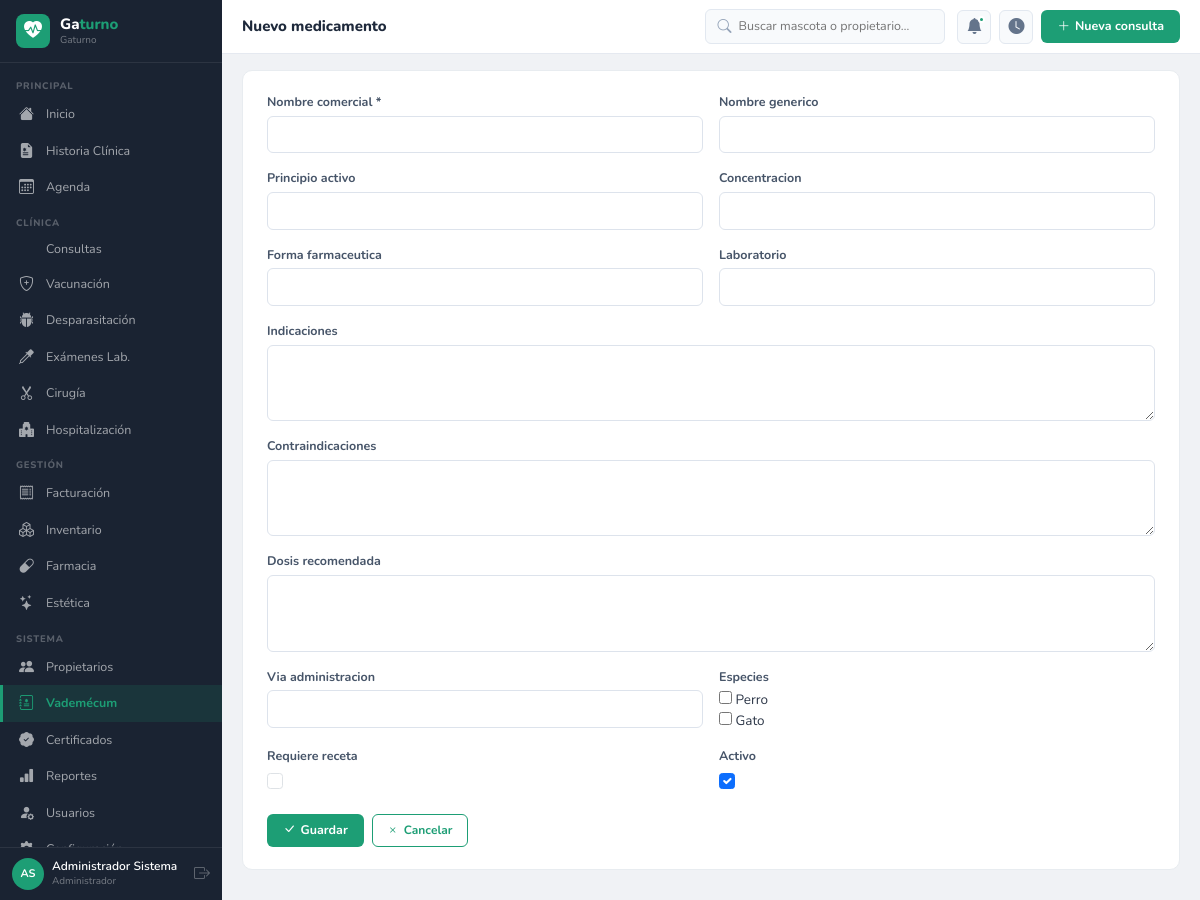
The page /vademecum/nuevo/ (signed in) on the database its author committed.
### apps/accounts/models.py (models this page shows, shortened)
class Usuario(AbstractUser):
    ROLES = [('admin','Administrador'),('veterinario','Veterinario'),
             ('asistente','Asistente'),('recepcionista','Recepcionista'),('esteticista','Esteticista')]
    rol = models.CharField(max_length=20, choices=ROLES, default='recepcionista')
    telefono = models.CharField(max_length=20, blank=True)
    foto = models.ImageField(upload_to='usuarios/', blank=True, null=True)
    matricula = models.CharField(max_length=30, blank=True)
    especialidad = models.CharField(max_length=100, blank=True)
    class Meta:
        verbose_name='Usuario'; verbose_name_plural='Usuarios'
    @property
    def nombre_completo(self):
        return self.get_full_name() or self.username
    @property
    def iniciales(self):
        fn = (self.first_name or '')[:1].upper()
        ln = (self.last_name or '')[:1].upper()
        return (fn + ln) or self.username[:2].upper()

### apps/vademecum/views.py (the view)
# urls.py: path('nuevo/',views.crear,name='crear'),
@login_required
def crear(request):
    form=MedicamentoForm(request.POST or None)
    if form.is_valid():
        obj=form.save();messages.success(request,'Medicamento registrado.');return redirect('vademecum:detalle',pk=obj.pk)
    return render(request,'vademecum/form.html',{'form':form,'titulo':'Nuevo medicamento'})

### apps/vademecum/forms.py
class MedicamentoForm(forms.ModelForm):
    class Meta:
        model=Medicamento
        fields=['nombre_comercial','nombre_generico','principio_activo','concentracion','forma_farmaceutica','laboratorio','indicaciones','contraindicaciones','dosis_recomendada','via_administracion','especies','requiere_receta','activo']
        widgets={f:forms.TextInput(attrs={'class':'form-control'}) for f in ['nombre_comercial','nombre_generico','principio_activo','concentracion','forma_farmaceutica','laboratorio','via_administracion']}
        widgets['indicaciones']=forms.Textarea(attrs={'class':'form-control','rows':3})
        widgets['contraindicaciones']=forms.Textarea(attrs={'class':'form-control','rows':3})
        widgets['dosis_recomendada']=forms.Textarea(attrs={'class':'form-control','rows':3})
        widgets['especies']=forms.CheckboxSelectMultiple()
        widgets['requiere_receta']=forms.CheckboxInput(attrs={'class':'form-check-input'})
        widgets['activo']=forms.CheckboxInput(attrs={'class':'form-check-input'})

### apps/accounts/templatetags/vetclinic_tags.py (called while the page is built)
@register.filter
def widget_class(field):
    return field.field.widget.__class__.__name__

### apps/pacientes/models.py (called while the page is built)
    def __str__(self): return self.nombre

### templates/vademecum/form.html (shortened to what this page needs)
{% extends 'base/base.html' %}
{% load widget_tweaks %}
{% load vetclinic_tags %}
{% block page_title %}{{ titulo }}{% endblock %}
{% block content %}
<div class="form-card">
<form method="post" enctype="multipart/form-data">{% csrf_token %}
<div class="row g-3">
{% for field in form %}
<div class="{% if 'Textarea' in field|widget_class %}col-12{% else %}col-md-6{% endif %}">
  <label class="form-label">{{ field.label }}{% if field.field.required %} *{% endif %}</label>
  {% render_field field %}
</div>
{% endfor %}
</div>
<div class="d-flex gap-2 mt-4">
  <button type="submit" class="btn-vc"><i class="bi bi-check-lg"></i> Guardar</button>
  <a href="javascript:history.back()" class="btn-ol"><i class="bi bi-x"></i> Cancelar</a>
</div>
</form>
</div>
{% endblock %}

### templates/base/base.html (shortened to what this page needs)
<!DOCTYPE html>
<html lang="es">
<head>
<link rel="stylesheet" href="https://cdn.jsdelivr.net/npm/bootstrap@5.3.2/dist/css/bootstrap.min.css">
<link rel="stylesheet" href="https://cdn.jsdelivr.net/npm/bootstrap-icons@1.11.3/font/bootstrap-icons.min.css">
{% load static %}<link rel="stylesheet" href="{% static 'css/vetclinic.css' %}">
</head>
<body>
<nav class="vc-sb" id="sidebar">
  <div class="sb-brand">
    <div class="sb-ic"><i class="bi bi-heart-pulse-fill"></i></div>
    <div><div class="sb-nm">Ga<em>turno</em></div><span class="sb-sub">{{ CLINICA_NOMBRE }}</span></div>
  </div>
  <div class="sb-nav">
    <div class="nav-sec">Principal</div>
    <a href="{% url 'reportes:dashboard' %}" class="nav-link {% if request.resolver_match.namespace == 'reportes' %}active{% endif %}"><i class="bi bi-house-fill"></i><span>Inicio</span></a>
    <a href="{% url 'pacientes:lista' %}" class="nav-link "><i class="bi bi-file-earmark-medical-fill"></i><span>Historia Clínica</span></a>
    <a href="{% url 'agenda:lista' %}" class="nav-link "><i class="bi bi-calendar3"></i><span>Agenda</span></a>
    <div class="nav-sec">Clínica</div>
    <a href="{% url 'consultas:lista' %}" class="nav-link {% if request.resolver_match.namespace == 'consultas' %}active{% endif %}"><span>Consultas</span></a>
    <a href="{% url 'vacunacion:lista' %}" class="nav-link {% if request.resolver_match.namespace == 'vacunacion' %}active{% endif %}"><i class="bi bi-shield-plus"></i><span>Vacunación</span></a>
    <a href="{% url 'desparasitacion:lista' %}" class="nav-link {% if request.resolver_match.namespace == 'desparasitacion' %}active{% endif %}"><i class="bi bi-bug-fill"></i><span>Desparasitación</span></a>
    <a href="{% url 'examenes:lista' %}" class="nav-link {% if request.resolver_match.namespace == 'examenes' %}active{% endif %}"><i class="bi bi-eyedropper"></i><span>Exámenes Lab.</span></a>
    <a href="{% url 'cirugia:lista' %}" class="nav-link {% if request.resolver_match.namespace == 'cirugia' %}active{% endif %}"><i class="bi bi-scissors"></i><span>Cirugía</span></a>
    <a href="{% url 'hospitalizacion:lista' %}" class="nav-link "><i class="bi bi-hospital-fill"></i><span>Hospitalización</span></a>
    <div class="nav-sec">Gestión</div>
    <a href="{% url 'facturacion:lista' %}" class="nav-link {% if request.resolver_match.namespace == 'facturacion' %}active{% endif %}"><i class="bi bi-receipt"></i><span>Facturación</span></a>
    <a href="{% url 'inventario:lista' %}" class="nav-link {% if request.resolver_match.namespace == 'inventario' %}active{% endif %}"><i class="bi bi-boxes"></i><span>Inventario</span></a>
    <a href="{% url 'farmacia:lista' %}" class="nav-link {% if request.resolver_match.namespace == 'farmacia' %}active{% endif %}"><i class="bi bi-capsule"></i><span>Farmacia</span></a>
    <a href="{% url 'estetica:lista' %}" class="nav-link {% if request.resolver_match.namespace == 'estetica' %}active{% endif %}"><i class="bi bi-stars"></i><span>Estética</span></a>
    <div class="nav-sec">Sistema</div>
    <a href="{% url 'propietarios:lista' %}" class="nav-link {% if request.resolver_match.namespace == 'propietarios' %}active{% endif %}"><i class="bi bi-people-fill"></i><span>Propietarios</span></a>
    <a href="{% url 'vademecum:lista' %}" class="nav-link {% if request.resolver_match.namespace == 'vademecum' %}active{% endif %}"><i class="bi bi-journal-medical"></i><span>Vademécum</span></a>
    <a href="{% url 'certificados:lista' %}" class="nav-link {% if request.resolver_match.namespace == 'certificados' %}active{% endif %}"><i class="bi bi-patch-check-fill"></i><span>Certificados</span></a>
    <a href="{% url 'reportes:lista' %}" class="nav-link"><i class="bi bi-bar-chart-fill"></i><span>Reportes</span></a>
    <a href="{% url 'accounts:lista' %}" class="nav-link {% if request.resolver_match.namespace == 'accounts' %}active{% endif %}"><i class="bi bi-person-fill-gear"></i><span>Usuarios</span></a>
    <a href="/admin/" class="nav-link"><i class="bi bi-gear-fill"></i><span>Configuración</span></a>
  </div>
  <div class="sb-user">
    <div class="u-av">{{ request.user.iniciales }}</div>
    <div><div class="u-nm">{{ request.user.nombre_completo }}</div><div class="u-role">{{ request.user.get_rol_display }}</div></div>
    <a href="{% url 'accounts:logout' %}" class="u-out" title="Salir"><i class="bi bi-box-arrow-right"></i></a>
  </div>
</nav>
<div class="vc-main">
  <header class="vc-top">
    <div class="top-tit">{% block page_title %}Gaturno{% endblock %}</div>
    <div class="top-srch">
      <i class="bi bi-search"></i>
      <input type="text" id="globalSearch" placeholder="Buscar mascota o propietario…" autocomplete="off">
    </div>
    <div class="top-acts">
      <div class="top-btn"><i class="bi bi-bell-fill"></i><div class="top-dot"></div></div>
      <a href="{% url 'agenda:sala_espera' %}" class="top-btn" title="Sala de espera"><i class="bi bi-clock-fill"></i></a>
      <a href="{% url 'consultas:crear' %}" class="btn-vc"><i class="bi bi-plus-lg"></i> Nueva consulta</a>
    </div>
  </header>
  <div class="vc-cnt">{% block content %}{% endblock %}</div>
</div>
{% load static %}<script src="{% static 'js/vetclinic.js' %}"></script>
</body>
</html>

### static/css/vetclinic.css (style rules this page uses)
:root { --vc:#1D9E75;--vc-dk:#0F6E56;--vc-lt:#E1F5EE;--amb:#EF9F27;--amb-dk:#BA7517;--amb-lt:#FAEEDA;--pink:#D4537E;--blue:#378ADD;--blue-lt:#E6F1FB;--coral:#D85A30;--purple:#7F77DD;--purple-lt:#EEEDFE;--green:#639922;--green-lt:#EAF3DE;--red:#E24B4A;--red-lt:#FCEBEB;--sb:#1a2332;--sbw:222px;--top:54px;--f:'Nunito',sans-serif;--r:10px;--rs:6px }
*,*::before,*::after { box-sizing:border-box;margin:0;padding:0 }
body { font-family:var(--f);font-size:13.5px;background:#f0f2f5;color:#2d3748 }
a { text-decoration:none;color:inherit }
.vc-sb { position:fixed;left:0;top:0;bottom:0;width:var(--sbw);background:var(--sb);display:flex;flex-direction:column;z-index:100;transition:transform .25s }
.vc-main { margin-left:var(--sbw);min-height:100vh;display:flex;flex-direction:column }
.sb-brand { display:flex;align-items:center;gap:10px;padding:14px 16px;border-bottom:1px solid rgba(255,255,255,.08);flex-shrink:0 }
.sb-ic { width:34px;height:34px;border-radius:8px;background:var(--vc);display:flex;align-items:center;justify-content:center;color:#fff;font-size:18px;flex-shrink:0 }
.sb-nm { color:#fff;font-size:15px;font-weight:800;line-height:1.2 }
.sb-nm em { color:var(--vc);font-style:normal }
.sb-sub { color:rgba(255,255,255,.4);font-size:10px;display:block }
.sb-nav { flex:1;overflow-y:auto;padding:6px 0 }
.nav-sec { padding:10px 16px 3px;color:rgba(255,255,255,.28);font-size:9.5px;letter-spacing:.8px;text-transform:uppercase;font-weight:800 }
.nav-link { display:flex;align-items:center;gap:9px;padding:7px 16px;color:rgba(255,255,255,.6);border-left:3px solid transparent;font-size:12.5px;transition:all .15s }
.nav-link i { font-size:15px;width:18px;flex-shrink:0 }
.nav-link.active { background:rgba(29,158,117,.15);color:var(--vc);border-left-color:var(--vc);font-weight:700 }
.sb-user { padding:10px 12px;border-top:1px solid rgba(255,255,255,.08);display:flex;align-items:center;gap:8px;flex-shrink:0 }
.u-av { width:32px;height:32px;border-radius:50%;background:var(--vc);display:flex;align-items:center;justify-content:center;color:#fff;font-size:11px;font-weight:700;flex-shrink:0 }
.u-nm { color:#fff;font-size:12px;font-weight:600;line-height:1.3 }
.u-role { color:rgba(255,255,255,.4);font-size:10px }
.u-out { margin-left:auto;color:rgba(255,255,255,.3);font-size:16px }
.vc-top { height:var(--top);background:#fff;border-bottom:1px solid #e5e9f0;display:flex;align-items:center;gap:12px;padding:0 20px;position:sticky;top:0;z-index:50;flex-shrink:0 }
.top-tit { font-size:15px;font-weight:800;color:#1e293b;flex:1 }
.top-srch { position:relative;background:#f8fafc;border:1px solid #e2e8f0;border-radius:var(--rs);display:flex;align-items:center;gap:7px;padding:6px 11px;width:240px }
.top-srch i { color:#94a3b8;font-size:14px }
.top-srch input { background:none;border:none;outline:none;font-size:12.5px;font-family:var(--f);width:100% }
.top-acts { display:flex;align-items:center;gap:8px }
.top-btn { width:34px;height:34px;border-radius:var(--rs);background:#f8fafc;border:1px solid #e2e8f0;display:flex;align-items:center;justify-content:center;cursor:pointer;position:relative }
.top-btn i { font-size:16px;color:#64748b }
.top-dot { position:absolute;top:5px;right:5px;width:7px;height:7px;background:var(--vc);border-radius:50%;border:2px solid #fff }
.btn-vc { background:var(--vc);color:#fff!important;border:none;border-radius:var(--rs);padding:7px 16px;font-size:12.5px;font-weight:700;cursor:pointer;display:inline-flex;align-items:center;gap:5px;transition:background .15s;font-family:var(--f) }
.btn-ol { background:none;border:1.5px solid var(--vc);color:var(--vc)!important;border-radius:var(--rs);padding:6px 14px;font-size:12px;font-weight:700;cursor:pointer;display:inline-flex;align-items:center;gap:5px;transition:all .15s;font-family:var(--f) }
.vc-cnt { padding:16px 20px;flex:1;display:flex;flex-direction:column;gap:14px }
.form-card { background:#fff;border-radius:var(--r);border:1px solid #e8ecf0;padding:22px 24px;margin-bottom:14px }
label.form-label { font-size:12.5px;font-weight:700;color:#475569;margin-bottom:4px;display:block }
.form-control,.form-select { font-family:var(--f);font-size:13px;border:1px solid #dde3ec;border-radius:var(--rs);padding:8px 12px;width:100%;transition:border-color .15s,box-shadow .15s;color:#1e293b;background:#fff }
textarea.form-control { resize:vertical }
.form-check-input { width:16px;height:16px;accent-color:var(--vc);margin-top:3px }

### rows shown on the page
Usuario: user.iniciales "AS", user.nombre_completo "Administrador Sistema", user.rol "Administrador"

### other values the page prints
{{ CLINICA_NOMBRE }} "Gaturno"
{{ titulo }} "Nuevo medicamento"
{{ field.label }} "Nombre comercial" "Nombre generico" "Principio activo" "Concentracion" "Forma farmaceutica" "Laboratorio" "Indicaciones" "Contraindicaciones" "Dosis recomendada" "Via administracion" "Especies" "Requiere receta" "Activo"
